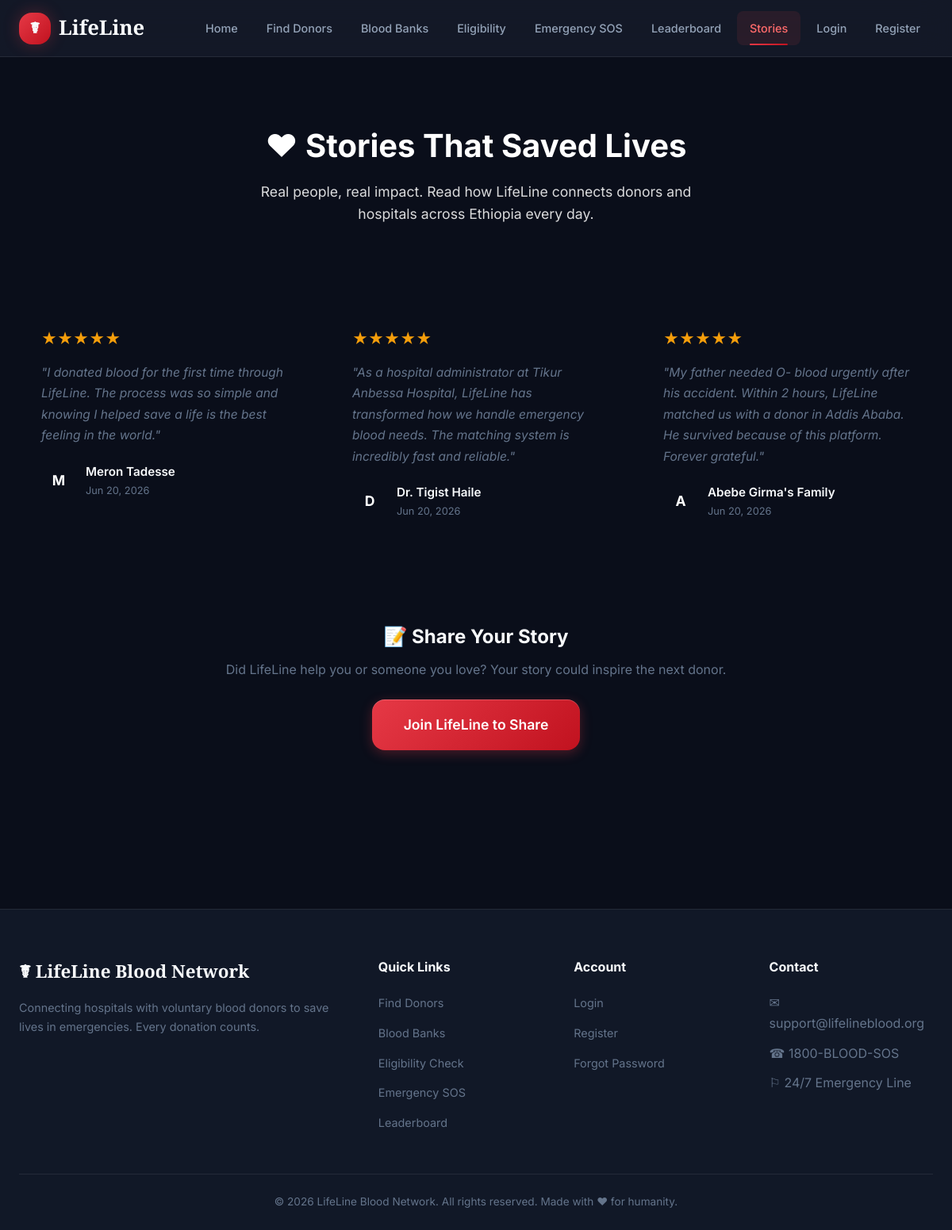
The page /lifeline/testimonials.php on the database its author committed.
### tables this page shows
CREATE TABLE IF NOT EXISTS `testimonials` (
  `id`             INT(11) NOT NULL AUTO_INCREMENT,
  `donor_id`       INT(11) DEFAULT NULL,
  `recipient_name` VARCHAR(255) DEFAULT NULL,
  `story`          TEXT NOT NULL,
  `rating`         INT(11) DEFAULT '5',
  `is_approved`    TINYINT(1) DEFAULT '0',
  `created_at`     TIMESTAMP NULL DEFAULT CURRENT_TIMESTAMP,
  PRIMARY KEY (`id`),
  KEY `ix_testimonial_approved` (`is_approved`, `created_at`),
  CONSTRAINT `testimonials_donor_id_fkey`
    FOREIGN KEY (`donor_id`) REFERENCES `users` (`id`) ON DELETE SET NULL
);

### lifeline/includes/functions.php (called while the page is built, shortened)
<?php
function isLoggedIn(): bool {
    return isset($_SESSION['user_id']) && !empty($_SESSION['user_id']);
}
function baseUrl(): string {
    static $base = null;
    if ($base !== null) return $base;
    $appPath = Config::get('APP_PATH', '');
    if ($appPath !== '') {
        $base = '/' . trim($appPath, '/');
        if ($base === '/') $base = '';
    } else {
        $scriptName = $_SERVER['SCRIPT_NAME'] ?? '';
        $phpSelf = $_SERVER['PHP_SELF'] ?? '';
        $path = $scriptName ?: $phpSelf;
        $currentDir = dirname($path);
        if (strpos($path, '/donor/') !== false) {
            $base = str_replace('/donor', '', $currentDir);
        } elseif (strpos($path, '/hospital/') !== false) {
            $base = str_replace('/hospital', '', $currentDir);
        } elseif (strpos($path, '/admin/') !== false) {
            $base = str_replace('/admin', '', $currentDir);
        } else {
            $base = ($currentDir === '/' || $currentDir === '\\') ? '' : $currentDir;
        }
        $base = rtrim($base, '/');
    }
    return $base;
}

### lifeline/testimonials.php (the view, shortened to what this page needs)
<?php
require_once 'includes/functions.php';
$stmt = $pdo->query("SELECT * FROM testimonials WHERE is_approved = true ORDER BY created_at DESC");
$testimonials = $stmt->fetchAll();
include 'includes/header.php';
?>
<div class="stories-hero">
    <h1>&#10084; Stories That Saved Lives</h1>
    <p>Real people, real impact. Read how LifeLine connects donors and hospitals across Ethiopia every day.</p>
</div>
<?php if (empty($testimonials)): ?>
<div class="empty-state">
    <div class="icon">&#128172;</div>
    <h3>No stories yet</h3>
    <p>Be the first to share your experience with LifeLine.</p>
</div>
<?php else: ?>
<div class="stories-grid">
    <?php foreach ($testimonials as $t): ?>
    <div class="story-card">
        <div class="story-stars"><?php echo str_repeat('&#9733;', (int)$t['rating']); ?></div>
        <div class="story-text">"<?php echo htmlspecialchars($t['story']); ?>"</div>
        <div class="story-author">
            <div class="story-avatar"><?php echo mb_strtoupper(mb_substr($t['recipient_name'], 0, 1)); ?></div>
            <div>
                <div class="story-name"><?php echo htmlspecialchars($t['recipient_name']); ?></div>
                <div class="story-date"><?php echo date('M j, Y', strtotime($t['created_at'])); ?></div>
            </div>
        </div>
    </div>
    <?php endforeach; ?>
</div>
<?php endif; ?>
<div class="share-cta">
    <h2>&#128221; Share Your Story</h2>
    <p>Did LifeLine help you or someone you love? Your story could inspire the next donor.</p>
    <?php if (isLoggedIn()): ?>
        <a href="<?php echo baseUrl(); ?>/submit_story.php" class="btn btn-large">Share Your Story</a>
    <?php else: ?>
        <a href="<?php echo baseUrl(); ?>/register.php" class="btn btn-large">Join LifeLine to Share</a>
    <?php endif; ?>
</div>
<?php include 'includes/footer.php'; ?>

### lifeline/assets/css/style.css (style rules this page uses)
:root { --crimson: #e63946; --crimson-light: #ff6b6b; --crimson-dark: #c1121f; --crimson-glow: rgba(230, 57, 70, 0.4); --rose: #ff758f; --rose-light: #ffb3c1; --bg-dark: #0a0e1a; --bg-dark-2: #111827; --bg-dark-3: #1a1f2e; --bg-dark-4: #232837; --surface: rgba(26, 31, 46, 0.7); --surface-solid: #1a1f2e; --surface-hover: rgba(35, 40, 55, 0.85); --text-primary: #f8fafc; --text-secondary: #94a3b8; --text-muted: #64748b; --text-dark: #0f172a; --gradient-hero: linear-gradient(135deg, #0a0e1a 0%, #1a0a0f 50%, #0a0e1a 100%); --gradient-crimson: linear-gradient(135deg, #e63946 0%, #c1121f 100%); --gradient-gold: linear-gradient(135deg, #f59e0b 0%, #d97706 100%); --gradient-silver: linear-gradient(135deg, #94a3b8 0%, #64748b 100%); --gradient-platinum: linear-gradient(135deg, #38bdf8 0%, #818cf8 100%); --gradient-card: linear-gradient(145deg, rgba(26,31,46,0.9) 0%, rgba(17,24,39,0.9) 100%); --gradient-glass: linear-gradient(135deg, rgba(255,255,255,0.08) 0%, rgba(255,255,255,0.02) 100%); --glass-bg: rgba(26, 31, 46, 0.65); --glass-border: rgba(255, 255, 255, 0.08); --glass-border-light: rgba(255, 255, 255, 0.15); --glass-shadow: 0 8px 32px rgba(0, 0, 0, 0.4); --glass-blur: blur(20px); --success: #10b981; --success-glow: rgba(16, 185, 129, 0.3); --warning: #f59e0b; --warning-glow: rgba(245, 158, 11, 0.3); --danger: #ef4444; --danger-glow: rgba(239, 68, 68, 0.3); --info: #3b82f6; --info-glow: rgba(59, 130, 246, 0.3); --success-dark: #15803d; --danger-dark: #991b1b; --warning-dark: #92400e; --info-dark: #1d4ed8; --purple-dark: #7c3aed; --amber-700: #b45309; --emergency: #d63031; --radius-sm: 8px; --radius: 16px; --radius-lg: 24px; --radius-xl: 32px; --radius-full: 9999px; --shadow-sm: 0 2px 8px rgba(0,0,0,0.3); --shadow: 0 4px 16px rgba(0,0,0,0.4); --shadow-md: 0 8px 32px rgba(0,0,0,0.5); --shadow-lg: 0 16px 48px rgba(0,0,0,0.6); --shadow-glow-crimson: 0 0 20px rgba(230, 57, 70, 0.3); --shadow-glow-success: 0 0 20px rgba(16, 185, 129, 0.3); --transition-fast: all 0.2s cubic-bezier(0.4, 0, 0.2, 1); --transition: all 0.3s cubic-bezier(0.4, 0, 0.2, 1); --transition-slow: all 0.5s cubic-bezier(0.4, 0, 0.2, 1); --header-height: 72px; --max-width: 1280px; --space-1: 4px; --space-2: 8px; --space-3: 12px; --space-4: 16px; --space-5: 20px; --space-6: 24px; --space-8: 32px; --space-10: 40px; --space-12: 48px; --space-15: 60px; --space-20: 80px; --urgency-critical: #991b1b; --urgency-critical-bg: #fee2e2; --urgency-urgent: #92400e; --urgency-urgent-bg: #fef3c7; --urgency-normal: #1e40af; --urgency-normal-bg: #dbeafe; }
*, *::before, *::after { box-sizing: border-box; margin: 0; padding: 0; }
html { scroll-behavior: smooth; -webkit-font-smoothing: antialiased; -moz-osx-font-smoothing: grayscale; overflow-x: hidden; }
body { font-family: 'Inter', -apple-system, BlinkMacSystemFont, sans-serif; background: var(--bg-dark); color: var(--text-primary); line-height: 1.6; min-height: 100vh; overflow-x: hidden; padding-top: var(--header-height); }
.btn { display: inline-flex; align-items: center; justify-content: center; gap: 10px; padding: 14px 28px; background: var(--gradient-crimson); color: #fff; border: none; border-radius: var(--radius-sm); cursor: pointer; text-decoration: none; font-size: 0.95rem; font-weight: 600; transition: var(--transition); box-shadow: 0 4px 15px rgba(230, 57, 70, 0.3), inset 0 1px 0 rgba(255,255,255,0.2); position: relative; overflow: hidden; font-family: 'Inter', sans-serif; }
.btn::after { content: ''; position: absolute; top: 0; left: -100%; width: 100%; height: 100%; background: linear-gradient(90deg, transparent, rgba(255,255,255,0.2), transparent); transition: 0.5s; }
.btn-large { padding: 18px 40px; font-size: 1.1rem; border-radius: var(--radius); }

### rows shown on the page
testimonials: rating "★★★★★", story "I donated blood for the first time through LifeLine. The process was so simple and knowing I helped save a life is the best feeling in the world.", recipient_name "M", recipient_name "Meron Tadesse", created_at "Jun 20, 2026"
testimonials: rating "★★★★★", story "As a hospital administrator at Tikur Anbessa Hospital, LifeLine has transformed how we handle emergency blood needs. The matching system is incredibly fast and reliable.", recipient_name "D", recipient_name "Dr. Tigist Haile", created_at "Jun 20, 2026"
testimonials: rating "★★★★★", story "My father needed O- blood urgently after his accident. Within 2 hours, LifeLine matched us with a donor in Addis Ababa. He survived because of this platform. Forever grateful.", recipient_name "A", recipient_name "Abebe Girma's Family", created_at "Jun 20, 2026"
